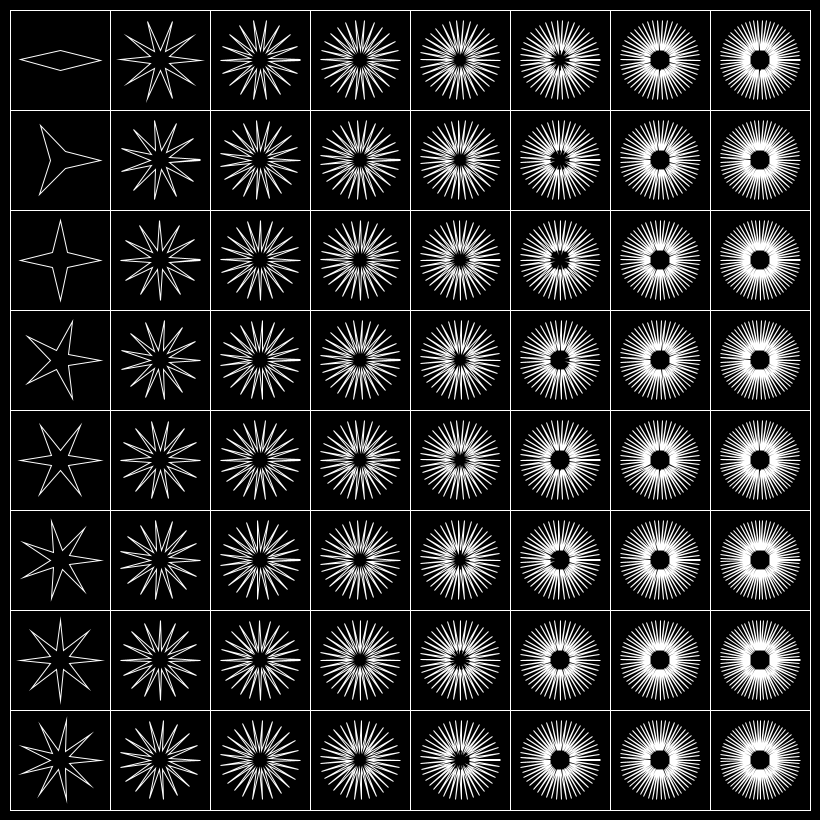
Frame 1 (no input)
Frame 60 (the mouse pressed at the canvas centre just before this capture): identical to frame 1, image omitted
Frame 120 (the mouse held since frame 60 and released just before this capture): identical to frame 1, image omitted

The Processing sketch that drew this single still picture (run headless with seeded random() and noise(); from frame 60 on, the mouse is pressed at the canvas centre):

// Processing sketch: Sketch_30
// ── Sketch_30.pde


ArrayList<GridPoint> points = new ArrayList<GridPoint>();
float tileWidth = 100, tileHeight = 100;
int starPointInc = 0;

void setup()
{
    size(820,820);

    for (float x = 0; x < (width - 20); x += tileWidth) 
    {
        for (float y = 0; y < (height - 20); y += tileHeight) 
        {
            points.add(new GridPoint(x, y, tileWidth, tileHeight, starPointInc));
            starPointInc++;
        }
    }
    
    //randomlySubdivideGridPoints();
}

void randomlySubdivideGridPoints () 
{
    ArrayList<GridPoint> newPoints = new ArrayList<GridPoint>();
    
    for (GridPoint p : points)
    {
        if (random(1) > 0.5) 
        {
            p.Subdivide(newPoints);
        } 
        else 
        {
            newPoints.add(p);
        }
    }
    
    points = newPoints;
}

void draw()
{    
    background(0);
    translate(10, 10);

    for (GridPoint point : points)
    {
        point.Draw();
    }

    save("frame.png");
}

class GridPoint 
{
    float x, y, tileWidth, tileHeight;
    ArrayList<GridPoint> points = new ArrayList<GridPoint>();
    int randInt = (int) random(16);
    int starPoint;

    GridPoint(float _x, float _y, float _tw, float _th, int _sp)
    {
        x = _x;
        y = _y; 
        tileWidth = _tw; 
        tileHeight = _th;
        starPoint = _sp;
    }

    void Draw()
    {
        noFill();
        stroke(255);
        strokeWeight(1);
        
        rect(x,y,tileWidth,tileHeight);
        star(x + tileWidth / 2, y + tileHeight/2, (tileWidth/2) * 0.2, (tileWidth/2) * 0.8, 2 + starPoint);    
    }

    void Subdivide(ArrayList<GridPoint> pointsBefore)
    {
        points = pointsBefore;

        for (float w = 0; w <= 1; w++) 
        {
            for (float h = 0; h <=1; h++) 
            {
                points.add(new GridPoint(x + ((tileWidth/2) * w), y + ((tileHeight/2) * h), tileWidth/2, tileHeight/2, starPoint));
            }
        }
    }

    void star(float x, float y, float radius1, float radius2, int npoints) 
    {
        float angle = TWO_PI / npoints;
        float halfAngle = angle/2.0;

        beginShape();

        for (float a = 0; a < TWO_PI; a += angle) 
        {
            float sx = x + cos(a) * radius2;
            float sy = y + sin(a) * radius2;
            vertex(sx, sy);
            sx = x + cos(a+halfAngle) * radius1;
            sy = y + sin(a+halfAngle) * radius1;
            vertex(sx, sy);
        }

        endShape(CLOSE);
    }
}
